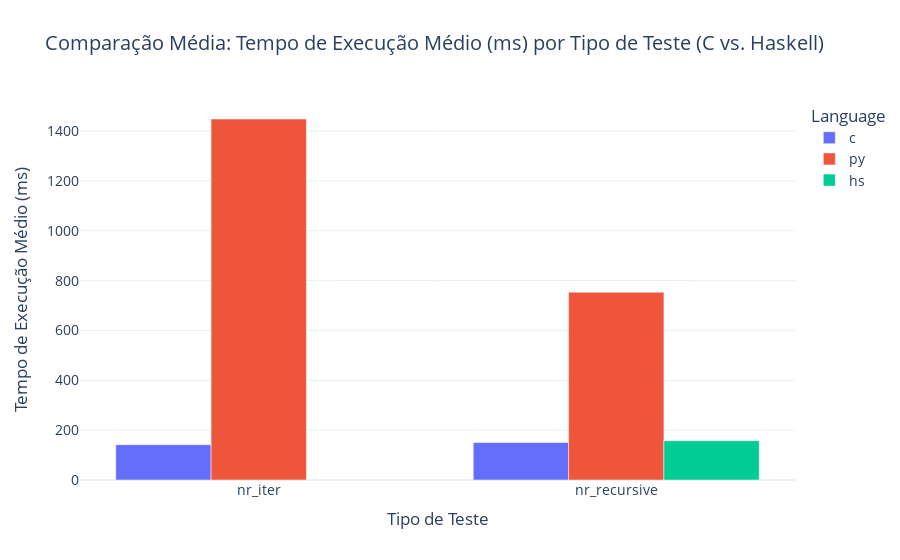
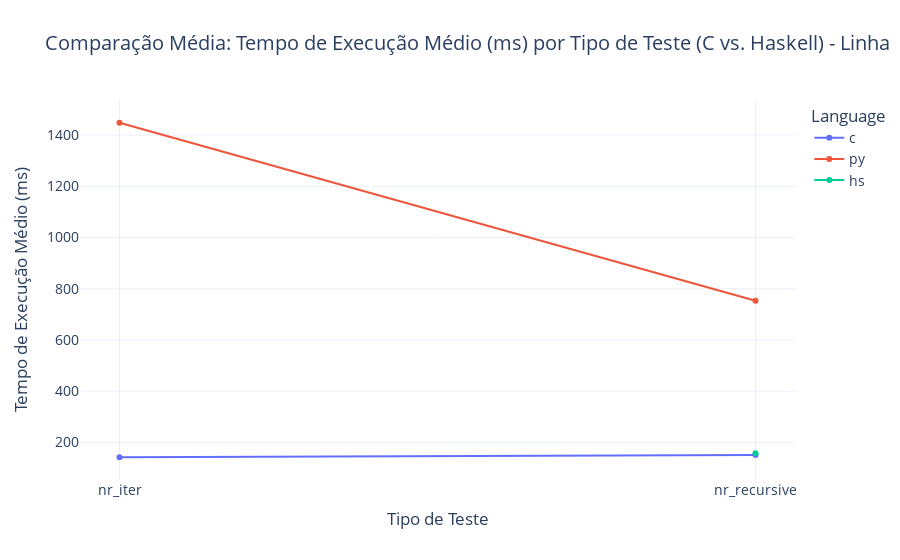
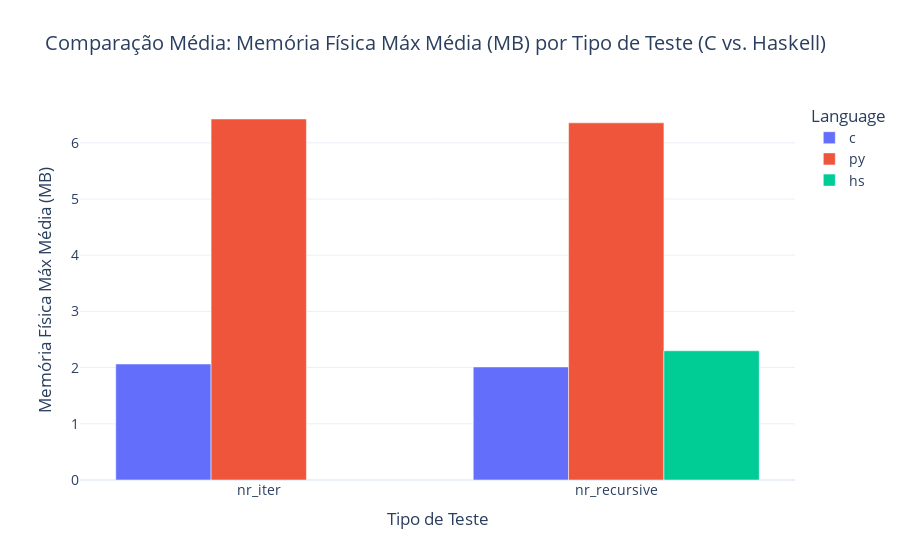
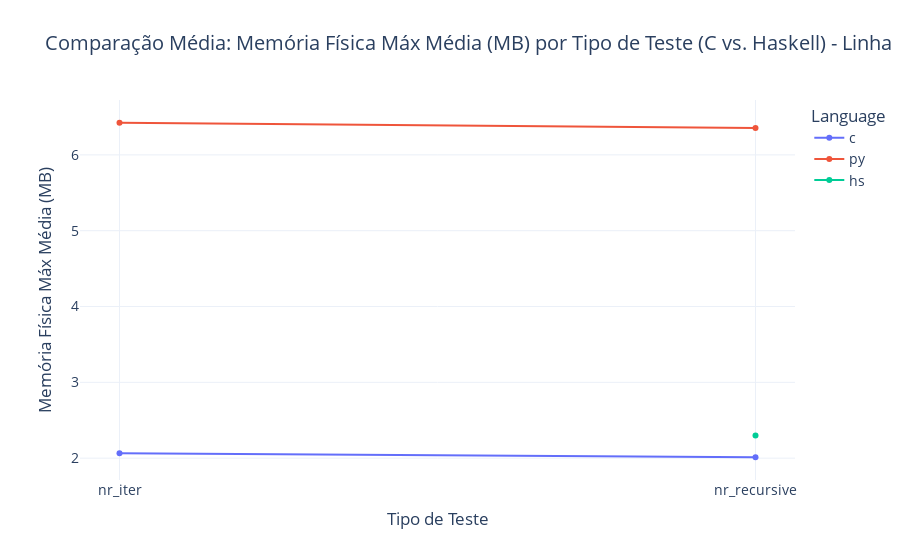

Write notebook code for charts like these, in order.
### Code cell
def compare_tests_aggregated(df):
    """
    Gera gráficos comparando a média das métricas entre diferentes Testes 
    (por exemplo, min1, tc1) para C e Haskell, ignorando o nível de otimização
    na agregação.
    """
    if df.empty:
        print("⚠️ O DataFrame está vazio.")
        return

    metrics = ["ExecTime_ms", "MaxWorking_MB", "MaxPrivate_MB", "AvgCPU_pct", "AsmLines"]
    metric_labels = {
        "ExecTime_ms": "Tempo de Execução Médio (ms)",
        "MaxWorking_MB": "Memória Física Máx Média (MB)",
        "MaxPrivate_MB": "Memória Privada Máx Média (MB)",
        "AvgCPU_pct": "Uso de CPU Médio (%)",
        "AsmLines": "Linhas Assembly Médias"
    }

    # 1. Agrupar os dados pela Linguagem e pelo Teste para obter a média
    #    (Isso ignora a coluna 'Optimization', calculando a média geral para cada Teste/Linguagem)
    agg_tests = df.groupby(["Test", "Language"])[metrics].mean().reset_index()

    print("=== MÉDIAS AGREGADAS POR TESTE E LINGUAGEM ===")
    print(agg_tests)
    print()

    # 2. Gerar gráficos para cada métrica
    for metric in metrics:
        if metric not in agg_tests.columns:
            continue
            
        # --- Gráfico de Barras para Comparação entre Testes ---
        # Mostrar o crescimento/diferença de uma métrica em diferentes testes
        fig_bar = px.bar(
            agg_tests,
            x="Test",                 # Teste no eixo X
            y=metric,                 # Métrica no eixo Y (a média)
            color="Language",
            barmode="group",
            labels={metric: metric_labels[metric], "Test": "Tipo de Teste"},
            title=f"Comparação Média: {metric_labels[metric]} por Tipo de Teste (C vs. Haskell)",
            # Para 'AsmLines', o crescimento é o que interessa:
            log_y=(metric == "AsmLines") # Pode ser útil para 'AsmLines' se a variação for grande
        )
        fig_bar.update_layout(
            template="plotly_white",
            font=dict(size=14),
            yaxis_title=metric_labels[metric],
            xaxis_title="Tipo de Teste"
        )
        fig_bar.show()

        # --- Gráfico de Linhas (Útil se os 'Testes' tivessem uma ordem lógica) ---
        # Manter o gráfico de linhas caso os testes (e.g., min1, min2, min3) tenham ordem
        fig_line = px.line(
            agg_tests,
            x="Test",
            y=metric,
            color="Language",
            markers=True,
            labels={metric: metric_labels[metric], "Test": "Tipo de Teste"},
            title=f"Comparação Média: {metric_labels[metric]} por Tipo de Teste (C vs. Haskell) - Linha",
        )
        fig_line.update_traces(mode="lines+markers")
        fig_line.update_layout(
            template="plotly_white",
            font=dict(size=14),
            yaxis_title=metric_labels[metric],
            xaxis_title="Tipo de Teste"
        )
        fig_line.show()


# === EXECUÇÃO ===
# Chame a nova função, passando o seu DataFrame completo (df)
compare_tests_aggregated(df)

### Figure 1 — Plotly figure (JSON) as saved in the notebook; plotly's stock layout.template omitted (floating-point values rounded to 4 significant figures)
{"data": [{"alignmentgroup": "True", "hovertemplate": "Language=c<br>Tipo de Teste=%{x}<br>Tempo de Execução Médio (ms)=%{y}<extra></extra>", "legendgroup": "c", "marker": {"color": "#636efa", "pattern": {"shape": ""}}, "name": "c", "offsetgroup": "c", "orientation": "v", "showlegend": true, "textposition": "auto", "type": "bar", "x": ["nr_iter", "nr_recursive"], "xaxis": "x", "y": [141.8, 150.2], "yaxis": "y"}, {"alignmentgroup": "True", "hovertemplate": "Language=py<br>Tipo de Teste=%{x}<br>Tempo de Execução Médio (ms)=%{y}<extra></extra>", "legendgroup": "py", "marker": {"color": "#EF553B", "pattern": {"shape": ""}}, "name": "py", "offsetgroup": "py", "orientation": "v", "showlegend": true, "textposition": "auto", "type": "bar", "x": ["nr_iter", "nr_recursive"], "xaxis": "x", "y": [1448.0, 753.3], "yaxis": "y"}, {"alignmentgroup": "True", "hovertemplate": "Language=hs<br>Tipo de Teste=%{x}<br>Tempo de Execução Médio (ms)=%{y}<extra></extra>", "legendgroup": "hs", "marker": {"color": "#00cc96", "pattern": {"shape": ""}}, "name": "hs", "offsetgroup": "hs", "orientation": "v", "showlegend": true, "textposition": "auto", "type": "bar", "x": ["nr_recursive"], "xaxis": "x", "y": [157.9], "yaxis": "y"}], "layout": {"barmode": "group", "font": {"size": 14}, "legend": {"title": {"text": "Language"}, "tracegroupgap": 0}, "title": {"text": "Comparação Média: Tempo de Execução Médio (ms) por Tipo de Teste (C vs. Haskell)"}, "xaxis": {"anchor": "y", "domain": [0, 1], "title": {"text": "Tipo de Teste"}}, "yaxis": {"anchor": "x", "domain": [0, 1], "title": {"text": "Tempo de Execução Médio (ms)"}}}}

### Figure 2 — Plotly figure (JSON) as saved in the notebook; plotly's stock layout.template omitted (floating-point values rounded to 4 significant figures)
{"data": [{"hovertemplate": "Language=c<br>Tipo de Teste=%{x}<br>Tempo de Execução Médio (ms)=%{y}<extra></extra>", "legendgroup": "c", "line": {"color": "#636efa", "dash": "solid"}, "marker": {"symbol": "circle"}, "mode": "lines+markers", "name": "c", "orientation": "v", "showlegend": true, "type": "scatter", "x": ["nr_iter", "nr_recursive"], "xaxis": "x", "y": [141.8, 150.2], "yaxis": "y"}, {"hovertemplate": "Language=py<br>Tipo de Teste=%{x}<br>Tempo de Execução Médio (ms)=%{y}<extra></extra>", "legendgroup": "py", "line": {"color": "#EF553B", "dash": "solid"}, "marker": {"symbol": "circle"}, "mode": "lines+markers", "name": "py", "orientation": "v", "showlegend": true, "type": "scatter", "x": ["nr_iter", "nr_recursive"], "xaxis": "x", "y": [1448.0, 753.3], "yaxis": "y"}, {"hovertemplate": "Language=hs<br>Tipo de Teste=%{x}<br>Tempo de Execução Médio (ms)=%{y}<extra></extra>", "legendgroup": "hs", "line": {"color": "#00cc96", "dash": "solid"}, "marker": {"symbol": "circle"}, "mode": "lines+markers", "name": "hs", "orientation": "v", "showlegend": true, "type": "scatter", "x": ["nr_recursive"], "xaxis": "x", "y": [157.9], "yaxis": "y"}], "layout": {"font": {"size": 14}, "legend": {"title": {"text": "Language"}, "tracegroupgap": 0}, "title": {"text": "Comparação Média: Tempo de Execução Médio (ms) por Tipo de Teste (C vs. Haskell) - Linha"}, "xaxis": {"anchor": "y", "domain": [0, 1], "title": {"text": "Tipo de Teste"}}, "yaxis": {"anchor": "x", "domain": [0, 1], "title": {"text": "Tempo de Execução Médio (ms)"}}}}

### Figure 3 — Plotly figure (JSON) as saved in the notebook; plotly's stock layout.template omitted (floating-point values rounded to 4 significant figures)
{"data": [{"alignmentgroup": "True", "hovertemplate": "Language=c<br>Tipo de Teste=%{x}<br>Memória Física Máx Média (MB)=%{y}<extra></extra>", "legendgroup": "c", "marker": {"color": "#636efa", "pattern": {"shape": ""}}, "name": "c", "offsetgroup": "c", "orientation": "v", "showlegend": true, "textposition": "auto", "type": "bar", "x": ["nr_iter", "nr_recursive"], "xaxis": "x", "y": [2.064, 2.012], "yaxis": "y"}, {"alignmentgroup": "True", "hovertemplate": "Language=py<br>Tipo de Teste=%{x}<br>Memória Física Máx Média (MB)=%{y}<extra></extra>", "legendgroup": "py", "marker": {"color": "#EF553B", "pattern": {"shape": ""}}, "name": "py", "offsetgroup": "py", "orientation": "v", "showlegend": true, "textposition": "auto", "type": "bar", "x": ["nr_iter", "nr_recursive"], "xaxis": "x", "y": [6.423, 6.355], "yaxis": "y"}, {"alignmentgroup": "True", "hovertemplate": "Language=hs<br>Tipo de Teste=%{x}<br>Memória Física Máx Média (MB)=%{y}<extra></extra>", "legendgroup": "hs", "marker": {"color": "#00cc96", "pattern": {"shape": ""}}, "name": "hs", "offsetgroup": "hs", "orientation": "v", "showlegend": true, "textposition": "auto", "type": "bar", "x": ["nr_recursive"], "xaxis": "x", "y": [2.299], "yaxis": "y"}], "layout": {"barmode": "group", "font": {"size": 14}, "legend": {"title": {"text": "Language"}, "tracegroupgap": 0}, "title": {"text": "Comparação Média: Memória Física Máx Média (MB) por Tipo de Teste (C vs. Haskell)"}, "xaxis": {"anchor": "y", "domain": [0, 1], "title": {"text": "Tipo de Teste"}}, "yaxis": {"anchor": "x", "domain": [0, 1], "title": {"text": "Memória Física Máx Média (MB)"}}}}

### Figure 4 — Plotly figure (JSON) as saved in the notebook; plotly's stock layout.template omitted (floating-point values rounded to 4 significant figures)
{"data": [{"hovertemplate": "Language=c<br>Tipo de Teste=%{x}<br>Memória Física Máx Média (MB)=%{y}<extra></extra>", "legendgroup": "c", "line": {"color": "#636efa", "dash": "solid"}, "marker": {"symbol": "circle"}, "mode": "lines+markers", "name": "c", "orientation": "v", "showlegend": true, "type": "scatter", "x": ["nr_iter", "nr_recursive"], "xaxis": "x", "y": [2.064, 2.012], "yaxis": "y"}, {"hovertemplate": "Language=py<br>Tipo de Teste=%{x}<br>Memória Física Máx Média (MB)=%{y}<extra></extra>", "legendgroup": "py", "line": {"color": "#EF553B", "dash": "solid"}, "marker": {"symbol": "circle"}, "mode": "lines+markers", "name": "py", "orientation": "v", "showlegend": true, "type": "scatter", "x": ["nr_iter", "nr_recursive"], "xaxis": "x", "y": [6.423, 6.355], "yaxis": "y"}, {"hovertemplate": "Language=hs<br>Tipo de Teste=%{x}<br>Memória Física Máx Média (MB)=%{y}<extra></extra>", "legendgroup": "hs", "line": {"color": "#00cc96", "dash": "solid"}, "marker": {"symbol": "circle"}, "mode": "lines+markers", "name": "hs", "orientation": "v", "showlegend": true, "type": "scatter", "x": ["nr_recursive"], "xaxis": "x", "y": [2.299], "yaxis": "y"}], "layout": {"font": {"size": 14}, "legend": {"title": {"text": "Language"}, "tracegroupgap": 0}, "title": {"text": "Comparação Média: Memória Física Máx Média (MB) por Tipo de Teste (C vs. Haskell) - Linha"}, "xaxis": {"anchor": "y", "domain": [0, 1], "title": {"text": "Tipo de Teste"}}, "yaxis": {"anchor": "x", "domain": [0, 1], "title": {"text": "Memória Física Máx Média (MB)"}}}}
